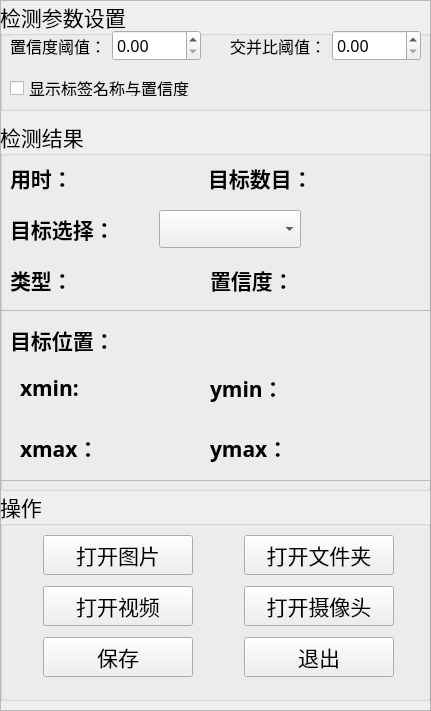
   <widget class="QFrame" name="frame_4">
    <property name="geometry">
     <rect>
      <x>810</x>
      <y>100</y>
      <width>431</width>
      <height>711</height>
     </rect>
    </property>
    <property name="frameShape">
     <enum>QFrame::StyledPanel</enum>
    </property>
    <property name="frameShadow">
     <enum>QFrame::Raised</enum>
    </property>
    <widget class="QGroupBox" name="groupBox">
     <property name="geometry">
      <rect>
       <x>0</x>
       <y>0</y>
       <width>431</width>
       <height>111</height>
      </rect>
     </property>
     <property name="font">
      <font>
       <family>华文楷体</family>
       <pointsize>16</pointsize>
      </font>
     </property>
     <property name="title">
      <string>检测参数设置</string>
     </property>
     <widget class="QCheckBox" name="checkBox">
      <property name="geometry">
       <rect>
        <x>10</x>
        <y>80</y>
        <width>411</width>
        <height>16</height>
       </rect>
      </property>
      <property name="font">
       <font>
        <family>华文楷体</family>
        <pointsize>12</pointsize>
       </font>
      </property>
      <property name="text">
       <string>显示标签名称与置信度</string>
      </property>
     </widget>
     <widget class="QWidget" name="horizontalLayoutWidget">
      <property name="geometry">
       <rect>
        <x>10</x>
        <y>30</y>
        <width>191</width>
        <height>31</height>
       </rect>
      </property>
      <layout class="QHBoxLayout" name="horizontalLayout_10">
       <item>
        <widget class="QLabel" name="label_14">
         <property name="font">
          <font>
           <family>楷体</family>
           <pointsize>12</pointsize>
          </font>
         </property>
         <property name="lineWidth">
          <number>2</number>
         </property>
         <property name="text">
          <string>置信度阈值：</string>
         </property>
        </widget>
       </item>
       <item>
        <widget class="QDoubleSpinBox" name="doubleSpinBox">
         <property name="font">
          <font>
           <family>华文楷体</family>
           <pointsize>12</pointsize>
          </font>
         </property>
         <property name="decimals">
          <number>2</number>
         </property>
        </widget>
       </item>
      </layout>
     </widget>
     <widget class="QWidget" name="horizontalLayoutWidget_2">
      <property name="geometry">
       <rect>
        <x>230</x>
        <y>30</y>
        <width>191</width>
        <height>31</height>
       </rect>
      </property>
      <layout class="QHBoxLayout" name="horizontalLayout_11">
       <item>
        <widget class="QLabel" name="label_15">
         <property name="font">
          <font>
           <family>楷体</family>
           <pointsize>12</pointsize>
          </font>
         </property>
         <property name="text">
          <string>交并比阈值：</string>
         </property>
        </widget>
       </item>
       <item>
        <widget class="QDoubleSpinBox" name="doubleSpinBox_2">
         <property name="font">
          <font>
           <family>华文楷体</family>
           <pointsize>12</pointsize>
          </font>
         </property>
        </widget>
       </item>
      </layout>
     </widget>
    </widget>
    <widget class="QGroupBox" name="groupBox_2">
     <property name="geometry">
      <rect>
       <x>0</x>
       <y>120</y>
       <width>431</width>
       <height>371</height>
      </rect>
     </property>
     <property name="font">
      <font>
       <family>华文楷体</family>
       <pointsize>16</pointsize>
      </font>
     </property>
     <property name="title">
      <string>检测结果</string>
     </property>
     <widget class="QFrame" name="frame_6">
      <property name="geometry">
       <rect>
        <x>0</x>
        <y>190</y>
        <width>431</width>
        <height>171</height>
       </rect>
      </property>
      <property name="frameShape">
       <enum>QFrame::StyledPanel</enum>
      </property>
      <property name="frameShadow">
       <enum>QFrame::Raised</enum>
      </property>
      <widget class="QLabel" name="label_4">
       <property name="geometry">
        <rect>
         <x>10</x>
         <y>10</y>
         <width>131</width>
         <height>41</height>
        </rect>
       </property>
       <property name="font">
        <font>
         <family>华文楷体</family>
         <pointsize>16</pointsize>
        </font>
       </property>
       <property name="styleSheet">
        <string notr="true"/>
       </property>
       <property name="text">
        <string>&lt;html&gt;&lt;head/&gt;&lt;body&gt;&lt;p&gt;&lt;span style=&quot; font-weight:600;&quot;&gt;目标位置：&lt;/span&gt;&lt;/p&gt;&lt;/body&gt;&lt;/html&gt;</string>
       </property>
      </widget>
      <widget class="QWidget" name="layoutWidget">
       <property name="geometry">
        <rect>
         <x>20</x>
         <y>60</y>
         <width>161</width>
         <height>37</height>
        </rect>
       </property>
       <layout class="QHBoxLayout" name="horizontalLayout">
        <item>
         <widget class="QLabel" name="label_6">
          <property name="font">
           <font>
            <family>华文楷体</family>
            <pointsize>16</pointsize>
            <weight>50</weight>
            <bold>false</bold>
           </font>
          </property>
          <property name="text">
           <string>&lt;html&gt;&lt;head/&gt;&lt;body&gt;&lt;p&gt;&lt;span style=&quot; font-weight:600;&quot;&gt;xmin:&lt;/span&gt;&lt;/p&gt;&lt;/body&gt;&lt;/html&gt;</string>
          </property>
         </widget>
        </item>
        <item>
         <widget class="QLabel" name="label_xmin">
          <property name="palette">
           <palette>
            <active>
             <colorrole role="WindowText">
              <brush brushstyle="SolidPattern">
               <color alpha="255">
                <red>255</red>
                <green>0</green>
                <blue>0</blue>
               </color>
              </brush>
             </colorrole>
            </active>
            <inactive>
             <colorrole role="WindowText">
              <brush brushstyle="SolidPattern">
               <color alpha="255">
                <red>255</red>
                <green>0</green>
                <blue>0</blue>
               </color>
              </brush>
             </colorrole>
            </inactive>
            <disabled>
             <colorrole role="WindowText">
              <brush brushstyle="SolidPattern">
               <color alpha="255">
                <red>120</red>
                <green>120</green>
                <blue>120</blue>
               </color>
              </brush>
             </colorrole>
            </disabled>
           </palette>
          </property>
          <property name="font">
           <font>
            <family>Arial</family>
            <pointsize>16</pointsize>
            <weight>75</weight>
            <bold>true</bold>
           </font>
          </property>
          <property name="text">
           <string/>
          </property>
         </widget>
        </item>
       </layout>
      </widget>
      <widget class="QWidget" name="layoutWidget">
       <property name="geometry">
        <rect>
         <x>210</x>
         <y>60</y>
         <width>161</width>
         <height>37</height>
        </rect>
       </property>
       <layout class="QHBoxLayout" name="horizontalLayout_2">
        <item>
         <widget class="QLabel" name="label_8">
          <property name="text">
           <string>&lt;html&gt;&lt;head/&gt;&lt;body&gt;&lt;p&gt;&lt;span style=&quot; font-weight:600;&quot;&gt;ymin：&lt;/span&gt;&lt;/p&gt;&lt;/body&gt;&lt;/html&gt;</string>
          </property>
         </widget>
        </item>
        <item>
         <widget class="QLabel" name="label_ymin">
          <property name="palette">
           <palette>
            <active>
             <colorrole role="WindowText">
              <brush brushstyle="SolidPattern">
               <color alpha="255">
                <red>255</red>
                <green>0</green>
                <blue>0</blue>
               </color>
              </brush>
             </colorrole>
            </active>
            <inactive>
             <colorrole role="WindowText">
              <brush brushstyle="SolidPattern">
               <color alpha="255">
                <red>255</red>
                <green>0</green>
                <blue>0</blue>
               </color>
              </brush>
             </colorrole>
            </inactive>
            <disabled>
             <colorrole role="WindowText">
              <brush brushstyle="SolidPattern">
               <color alpha="255">
                <red>120</red>
                <green>120</green>
                <blue>120</blue>
               </color>
              </brush>
             </colorrole>
            </disabled>
           </palette>
          </property>
          <property name="font">
           <font>
            <family>Arial</family>
            <pointsize>16</pointsize>
            <weight>75</weight>
            <bold>true</bold>
           </font>
          </property>
          <property name="text">
           <string/>
          </property>
         </widget>
        </item>
       </layout>
      </widget>
      <widget class="QWidget" name="layoutWidget">
       <property name="geometry">
        <rect>
         <x>20</x>
         <y>120</y>
         <width>161</width>
         <height>37</height>
        </rect>
       </property>
       <layout class="QHBoxLayout" name="horizontalLayout_3">
        <item>
         <widget class="QLabel" name="label_7">
          <property name="text">
           <string>&lt;html&gt;&lt;head/&gt;&lt;body&gt;&lt;p&gt;&lt;span style=&quot; font-weight:600;&quot;&gt;xmax：&lt;/span&gt;&lt;/p&gt;&lt;/body&gt;&lt;/html&gt;</string>
          </property>
         </widget>
        </item>
        <item>
         <widget class="QLabel" name="label_xmax">
          <property name="palette">
           <palette>
            <active>
             <colorrole role="WindowText">
              <brush brushstyle="SolidPattern">
               <color alpha="255">
                <red>255</red>
                <green>0</green>
                <blue>0</blue>
               </color>
              </brush>
             </colorrole>
            </active>
            <inactive>
             <colorrole role="WindowText">
              <brush brushstyle="SolidPattern">
               <color alpha="255">
                <red>255</red>
                <green>0</green>
                <blue>0</blue>
               </color>
              </brush>
             </colorrole>
            </inactive>
            <disabled>
             <colorrole role="WindowText">
              <brush brushstyle="SolidPattern">
               <color alpha="255">
                <red>120</red>
                <green>120</green>
                <blue>120</blue>
               </color>
              </brush>
             </colorrole>
            </disabled>
           </palette>
          </property>
          <property name="font">
           <font>
            <family>Arial</family>
            <pointsize>16</pointsize>
            <weight>75</weight>
            <bold>true</bold>
           </font>
          </property>
          <property name="text">
           <string/>
          </property>
         </widget>
        </item>
       </layout>
      </widget>
      <widget class="QWidget" name="layoutWidget">
       <property name="geometry">
        <rect>
         <x>210</x>
         <y>120</y>
         <width>161</width>
         <height>37</height>
        </rect>
       </property>
       <layout class="QHBoxLayout" name="horizontalLayout_4">
        <item>
         <widget class="QLabel" name="label_9">
          <property name="text">
           <string>&lt;html&gt;&lt;head/&gt;&lt;body&gt;&lt;p&gt;&lt;span style=&quot; font-weight:600;&quot;&gt;ymax：&lt;/span&gt;&lt;/p&gt;&lt;/body&gt;&lt;/html&gt;</string>
          </property>
         </widget>
        </item>
        <item>
         <widget class="QLabel" name="label_ymax">
          <property name="palette">
           <palette>
            <active>
             <colorrole role="WindowText">
              <brush brushstyle="SolidPattern">
               <color alpha="255">
                <red>255</red>
                <green>0</green>
                <blue>0</blue>
               </color>
              </brush>
             </colorrole>
            </active>
            <inactive>
             <colorrole role="WindowText">
              <brush brushstyle="SolidPattern">
               <color alpha="255">
                <red>255</red>
                <green>0</green>
                <blue>0</blue>
               </color>
              </brush>
             </colorrole>
            </inactive>
            <disabled>
             <colorrole role="WindowText">
              <brush brushstyle="SolidPattern">
               <color alpha="255">
                <red>120</red>
                <green>120</green>
                <blue>120</blue>
               </color>
              </brush>
             </colorrole>
            </disabled>
           </palette>
          </property>
          <property name="font">
           <font>
            <family>Arial</family>
            <pointsize>16</pointsize>
            <weight>75</weight>
            <bold>true</bold>
           </font>
          </property>
          <property name="text">
           <string/>
          </property>
         </widget>
        </item>
       </layout>
      </widget>
     </widget>
     <widget class="QWidget" name="layoutWidget">
      <property name="geometry">
       <rect>
        <x>208</x>
        <y>40</y>
        <width>211</width>
        <height>37</height>
       </rect>
      </property>
      <layout class="QHBoxLayout" name="horizontalLayout_5">
       <item>
        <widget class="QLabel" name="label">
         <property name="text">
          <string>&lt;html&gt;&lt;head/&gt;&lt;body&gt;&lt;p&gt;&lt;span style=&quot; font-weight:600;&quot;&gt;目标数目：&lt;/span&gt;&lt;/p&gt;&lt;/body&gt;&lt;/html&gt;</string>
         </property>
        </widget>
       </item>
       <item>
        <widget class="QLabel" name="label_nums">
         <property name="palette">
          <palette>
           <active>
            <colorrole role="WindowText">
             <brush brushstyle="SolidPattern">
              <color alpha="255">
               <red>255</red>
               <green>0</green>
               <blue>0</blue>
              </color>
             </brush>
            </colorrole>
            <colorrole role="Text">
             <brush brushstyle="SolidPattern">
              <color alpha="255">
               <red>0</red>
               <green>0</green>
               <blue>0</blue>
              </color>
             </brush>
            </colorrole>
            <colorrole role="PlaceholderText">
             <brush brushstyle="SolidPattern">
              <color alpha="128">
               <red>255</red>
               <green>0</green>
               <blue>0</blue>
              </color>
             </brush>
            </colorrole>
           </active>
           <inactive>
            <colorrole role="WindowText">
             <brush brushstyle="SolidPattern">
              <color alpha="255">
               <red>255</red>
               <green>0</green>
               <blue>0</blue>
              </color>
             </brush>
            </colorrole>
            <colorrole role="Text">
             <brush brushstyle="SolidPattern">
              <color alpha="255">
               <red>0</red>
               <green>0</green>
               <blue>0</blue>
              </color>
             </brush>
            </colorrole>
            <colorrole role="PlaceholderText">
             <brush brushstyle="SolidPattern">
              <color alpha="128">
               <red>255</red>
               <green>0</green>
               <blue>0</blue>
              </color>
             </brush>
            </colorrole>
           </inactive>
           <disabled>
            <colorrole role="WindowText">
             <brush brushstyle="SolidPattern">
              <color alpha="255">
               <red>120</red>
               <green>120</green>
               <blue>120</blue>
              </color>
             </brush>
            </colorrole>
            <colorrole role="Text">
             <brush brushstyle="SolidPattern">
              <color alpha="255">
               <red>120</red>
               <green>120</green>
               <blue>120</blue>
              </color>
             </brush>
            </colorrole>
            <colorrole role="PlaceholderText">
             <brush brushstyle="SolidPattern">
              <color alpha="128">
               <red>0</red>
               <green>0</green>
               <blue>0</blue>
              </color>
             </brush>
            </colorrole>
           </disabled>
          </palette>
         </property>
         <property name="font">
          <font>
           <family>Arial</family>
           <pointsize>16</pointsize>
           <weight>75</weight>
           <bold>true</bold>
          </font>
         </property>
         <property name="text">
          <string/>
         </property>
        </widget>
       </item>
      </layout>
     </widget>
     <widget class="QWidget" name="layoutWidget">
      <property name="geometry">
       <rect>
        <x>10</x>
        <y>90</y>
        <width>291</width>
        <height>38</height>
       </rect>
      </property>
      <layout class="QHBoxLayout" name="horizontalLayout_6">
       <item>
        <widget class="QLabel" name="label_5">
         <property name="text">
          <string>&lt;html&gt;&lt;head/&gt;&lt;body&gt;&lt;p&gt;&lt;span style=&quot; font-weight:600;&quot;&gt;目标选择：&lt;/span&gt;&lt;/p&gt;&lt;/body&gt;&lt;/html&gt;</string>
         </property>
        </widget>
       </item>
       <item>
        <widget class="QComboBox" name="comboBox"/>
       </item>
      </layout>
     </widget>
     <widget class="QWidget" name="layoutWidget_2">
      <property name="geometry">
       <rect>
        <x>10</x>
        <y>40</y>
        <width>171</width>
        <height>37</height>
       </rect>
      </property>
      <layout class="QHBoxLayout" name="horizontalLayout_7">
       <item>
        <widget class="QLabel" name="label_10">
         <property name="text">
          <string>&lt;html&gt;&lt;head/&gt;&lt;body&gt;&lt;p&gt;&lt;span style=&quot; font-weight:600;&quot;&gt;用时：&lt;/span&gt;&lt;/p&gt;&lt;/body&gt;&lt;/html&gt;</string>
         </property>
        </widget>
       </item>
       <item>
        <widget class="QLabel" name="time_lb">
         <property name="palette">
          <palette>
           <active>
            <colorrole role="WindowText">
             <brush brushstyle="SolidPattern">
              <color alpha="255">
               <red>255</red>
               <green>0</green>
               <blue>0</blue>
              </color>
             </brush>
            </colorrole>
            <colorrole role="Text">
             <brush brushstyle="SolidPattern">
              <color alpha="255">
               <red>0</red>
               <green>0</green>
               <blue>0</blue>
              </color>
             </brush>
            </colorrole>
            <colorrole role="PlaceholderText">
             <brush brushstyle="SolidPattern">
              <color alpha="128">
               <red>255</red>
               <green>0</green>
               <blue>0</blue>
              </color>
             </brush>
            </colorrole>
           </active>
           <inactive>
            <colorrole role="WindowText">
             <brush brushstyle="SolidPattern">
              <color alpha="255">
               <red>255</red>
               <green>0</green>
               <blue>0</blue>
              </color>
             </brush>
            </colorrole>
            <colorrole role="Text">
             <brush brushstyle="SolidPattern">
              <color alpha="255">
               <red>0</red>
               <green>0</green>
               <blue>0</blue>
              </color>
             </brush>
            </colorrole>
            <colorrole role="PlaceholderText">
             <brush brushstyle="SolidPattern">
              <color alpha="128">
               <red>255</red>
               <green>0</green>
               <blue>0</blue>
              </color>
             </brush>
            </colorrole>
           </inactive>
           <disabled>
            <colorrole role="WindowText">
             <brush brushstyle="SolidPattern">
              <color alpha="255">
               <red>120</red>
               <green>120</green>
               <blue>120</blue>
              </color>
             </brush>
            </colorrole>
            <colorrole role="Text">
             <brush brushstyle="SolidPattern">
              <color alpha="255">
               <red>120</red>
               <green>120</green>
               <blue>120</blue>
              </color>
             </brush>
            </colorrole>
            <colorrole role="PlaceholderText">
             <brush brushstyle="SolidPattern">
              <color alpha="128">
               <red>0</red>
               <green>0</green>
               <blue>0</blue>
              </color>
             </brush>
            </colorrole>
           </disabled>
          </palette>
         </property>
         <property name="font">
          <font>
           <family>Arial</family>
           <pointsize>16</pointsize>
           <weight>75</weight>
           <bold>true</bold>
          </font>
         </property>
         <property name="text">
          <string/>
         </property>
        </widget>
       </item>
      </layout>
     </widget>
     <widget class="QWidget" name="layoutWidget">
      <property name="geometry">
       <rect>
        <x>210</x>
        <y>140</y>
        <width>191</width>
        <height>41</height>
       </rect>
      </property>
      <layout class="QHBoxLayout" name="horizontalLayout_8">
       <item>
        <widget class="QLabel" name="label_11">
         <property name="text">
          <string>&lt;html&gt;&lt;head/&gt;&lt;body&gt;&lt;p&gt;&lt;span style=&quot; font-weight:600;&quot;&gt;置信度：&lt;/span&gt;&lt;/p&gt;&lt;/body&gt;&lt;/html&gt;</string>
         </property>
        </widget>
       </item>
       <item>
        <widget class="QLabel" name="label_conf">
         <property name="palette">
          <palette>
           <active>
            <colorrole role="WindowText">
             <brush brushstyle="SolidPattern">
              <color alpha="255">
               <red>255</red>
               <green>0</green>
               <blue>0</blue>
              </color>
             </brush>
            </colorrole>
           </active>
           <inactive>
            <colorrole role="WindowText">
             <brush brushstyle="SolidPattern">
              <color alpha="255">
               <red>255</red>
               <green>0</green>
               <blue>0</blue>
              </color>
             </brush>
            </colorrole>
           </inactive>
           <disabled>
            <colorrole role="WindowText">
             <brush brushstyle="SolidPattern">
              <color alpha="255">
               <red>120</red>
               <green>120</green>
               <blue>120</blue>
              </color>
             </brush>
            </colorrole>
           </disabled>
          </palette>
         </property>
         <property name="font">
          <font>
           <family>Arial</family>
           <pointsize>16</pointsize>
           <weight>75</weight>
           <bold>true</bold>
          </font>
         </property>
         <property name="text">
          <string/>
         </property>
        </widget>
       </item>
      </layout>
     </widget>
     <widget class="QWidget" name="layoutWidget_3">
      <property name="geometry">
       <rect>
        <x>10</x>
        <y>140</y>
        <width>191</width>
        <height>41</height>
       </rect>
      </property>
      <layout class="QHBoxLayout" name="horizontalLayout_9">
       <item>
        <widget class="QLabel" name="label_13">
         <property name="maximumSize">
          <size>
           <width>60</width>
           <height>16777215</height>
          </size>
         </property>
         <property name="text">
          <string>&lt;html&gt;&lt;head/&gt;&lt;body&gt;&lt;p&gt;&lt;span style=&quot; font-weight:600;&quot;&gt;类型：&lt;/span&gt;&lt;/p&gt;&lt;/body&gt;&lt;/html&gt;</string>
         </property>
        </widget>
       </item>
       <item>
        <widget class="QLabel" name="type_lb">
         <property name="palette">
          <palette>
           <active>
            <colorrole role="WindowText">
             <brush brushstyle="SolidPattern">
              <color alpha="255">
               <red>255</red>
               <green>0</green>
               <blue>0</blue>
              </color>
             </brush>
            </colorrole>
           </active>
           <inactive>
            <colorrole role="WindowText">
             <brush brushstyle="SolidPattern">
              <color alpha="255">
               <red>255</red>
               <green>0</green>
               <blue>0</blue>
              </color>
             </brush>
            </colorrole>
           </inactive>
           <disabled>
            <colorrole role="WindowText">
             <brush brushstyle="SolidPattern">
              <color alpha="255">
               <red>120</red>
               <green>120</green>
               <blue>120</blue>
              </color>
             </brush>
            </colorrole>
           </disabled>
          </palette>
         </property>
         <property name="font">
          <font>
           <family>Arial</family>
           <pointsize>16</pointsize>
           <weight>75</weight>
           <bold>true</bold>
          </font>
         </property>
         <property name="text">
          <string/>
         </property>
        </widget>
       </item>
      </layout>
     </widget>
    </widget>
    <widget class="QGroupBox" name="groupBox_4">
     <property name="geometry">
      <rect>
       <x>0</x>
       <y>490</y>
       <width>431</width>
       <height>211</height>
      </rect>
     </property>
     <property name="font">
      <font>
       <family>华文楷体</family>
       <pointsize>16</pointsize>
      </font>
     </property>
     <property name="title">
      <string>操作</string>
     </property>
     <widget class="QWidget" name="layoutWidget">
      <property name="geometry">
       <rect>
        <x>17</x>
        <y>30</y>
        <width>430</width>
        <height>171</height>
       </rect>
      </property>
      <layout class="QFormLayout" name="formLayout">
       <property name="labelAlignment">
        <set>Qt::AlignCenter</set>
       </property>
       <property name="formAlignment">
        <set>Qt::AlignCenter</set>
       </property>
       <property name="horizontalSpacing">
        <number>51</number>
       </property>
       <property name="verticalSpacing">
        <number>11</number>
       </property>
       <property name="leftMargin">
        <number>0</number>
       </property>
       <property name="topMargin">
        <number>0</number>
       </property>
       <property name="rightMargin">
        <number>77</number>
       </property>
       <item row="0" column="1">
        <widget class="QPushButton" name="FilesBtn">
         <property name="minimumSize">
          <size>
           <width>150</width>
           <height>40</height>
          </size>
         </property>
         <property name="maximumSize">
          <size>
           <width>150</width>
           <height>40</height>
          </size>
         </property>
         <property name="font">
          <font>
           <family>华文楷体</family>
           <pointsize>16</pointsize>
          </font>
         </property>
         <property name="styleSheet">
          <string notr="true"/>
         </property>
         <property name="text">
          <string>打开文件夹</string>
         </property>
         <property name="icon">
          <iconset>
           <normaloff>:/icons/ui_imgs/icons/folder.png</normaloff>:/icons/ui_imgs/icons/folder.png</iconset>
         </property>
         <property name="iconSize">
          <size>
           <width>30</width>
           <height>30</height>
          </size>
         </property>
        </widget>
       </item>
       <item row="1" column="0">
        <widget class="QPushButton" name="VideoBtn">
         <property name="minimumSize">
          <size>
           <width>150</width>
           <height>40</height>
          </size>
         </property>
         <property name="maximumSize">
          <size>
           <width>150</width>
           <height>40</height>
          </size>
         </property>
         <property name="font">
          <font>
           <family>华文楷体</family>
           <pointsize>16</pointsize>
          </font>
         </property>
         <property name="text">
          <string>打开视频</string>
         </property>
         <property name="icon">
          <iconset>
           <normaloff>:/icons/ui_imgs/icons/video.png</normaloff>:/icons/ui_imgs/icons/video.png</iconset>
         </property>
         <property name="iconSize">
          <size>
           <width>30</width>
           <height>30</height>
          </size>
         </property>
        </widget>
       </item>
       <item row="1" column="1">
        <widget class="QPushButton" name="CapBtn">
         <property name="minimumSize">
          <size>
           <width>150</width>
           <height>40</height>
          </size>
         </property>
         <property name="maximumSize">
          <size>
           <width>150</width>
           <height>40</height>
          </size>
         </property>
         <property name="font">
          <font>
           <family>华文楷体</family>
           <pointsize>16</pointsize>
          </font>
         </property>
         <property name="text">
          <string>打开摄像头</string>
         </property>
         <property name="icon">
          <iconset>
           <normaloff>:/icons/ui_imgs/icons/camera.png</normaloff>:/icons/ui_imgs/icons/camera.png</iconset>
         </property>
         <property name="iconSize">
          <size>
           <width>30</width>
           <height>30</height>
          </size>
         </property>
        </widget>
       </item>
       <item row="2" column="0">
        <widget class="QPushButton" name="SaveBtn">
         <property name="minimumSize">
          <size>
           <width>150</width>
           <height>40</height>
          </size>
         </property>
         <property name="maximumSize">
          <size>
           <width>150</width>
           <height>40</height>
          </size>
         </property>
         <property name="text">
          <string>保存</string>
         </property>
         <property name="icon">
          <iconset>
           <normaloff>:/icons/ui_imgs/icons/保存.png</normaloff>:/icons/ui_imgs/icons/保存.png</iconset>
         </property>
         <property name="iconSize">
          <size>
           <width>30</width>
           <height>30</height>
          </size>
         </property>
        </widget>
       </item>
       <item row="2" column="1">
        <widget class="QPushButton" name="ExitBtn">
         <property name="minimumSize">
          <size>
           <width>150</width>
           <height>40</height>
          </size>
         </property>
         <property name="maximumSize">
          <size>
           <width>150</width>
           <height>40</height>
          </size>
         </property>
         <property name="text">
          <string>退出</string>
         </property>
         <property name="icon">
          <iconset>
           <normaloff>:/icons/ui_imgs/icons/退出.png</normaloff>:/icons/ui_imgs/icons/退出.png</iconset>
         </property>
         <property name="iconSize">
          <size>
           <width>30</width>
           <height>30</height>
          </size>
         </property>
        </widget>
       </item>
       <item row="0" column="0">
        <widget class="QPushButton" name="PicBtn">
         <property name="minimumSize">
          <size>
           <width>150</width>
           <height>40</height>
          </size>
         </property>
         <property name="maximumSize">
          <size>
           <width>150</width>
           <height>40</height>
          </size>
         </property>
         <property name="font">
          <font>
           <family>华文楷体</family>
           <pointsize>16</pointsize>
          </font>
         </property>
         <property name="styleSheet">
          <string notr="true"/>
         </property>
         <property name="text">
          <string>打开图片</string>
         </property>
         <property name="icon">
          <iconset>
           <normaloff>:/icons/ui_imgs/icons/img.png</normaloff>:/icons/ui_imgs/icons/img.png</iconset>
         </property>
         <property name="iconSize">
          <size>
           <width>30</width>
           <height>30</height>
          </size>
         </property>
        </widget>
       </item>
      </layout>
     </widget>
    </widget>
   </widget>
